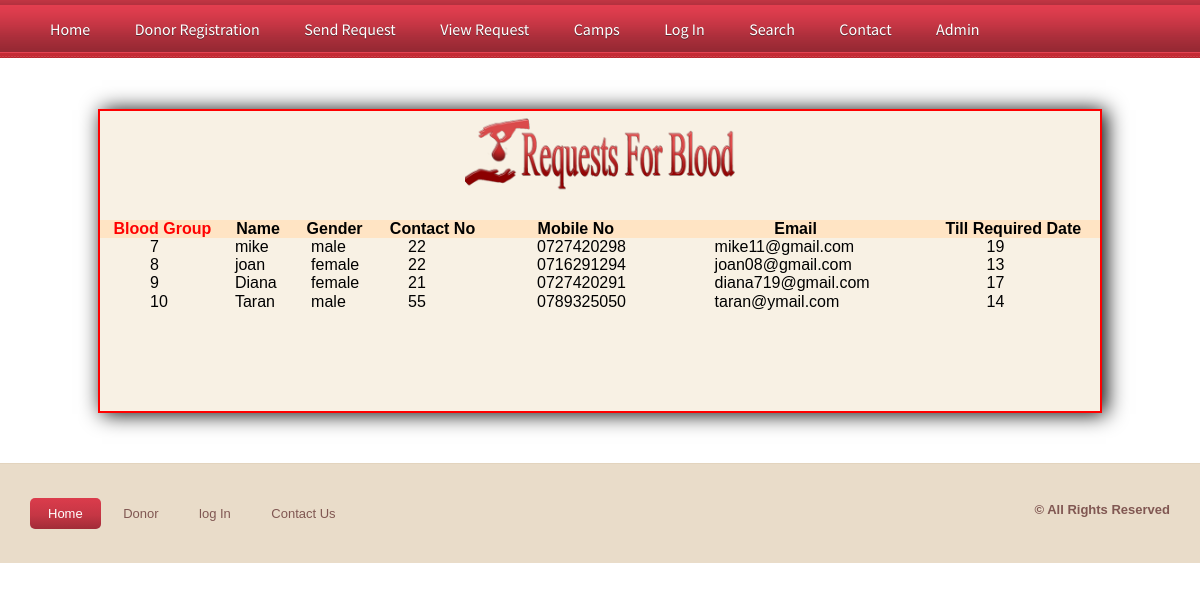
Screenshot of /viewrequest.php with the database file from the repository.
### tables this page shows
CREATE TABLE IF NOT EXISTS `requestes` (
  `req_id` int(100) NOT NULL AUTO_INCREMENT,
  `name` varchar(100) NOT NULL,
  `gender` varchar(100) NOT NULL,
  `age` varchar(100) NOT NULL,
  `mobile` varchar(100) NOT NULL,
  `email` varchar(100) NOT NULL,
  `bgroup` int(100) NOT NULL,
  `reqdate` datetime NOT NULL,
  `detail` varchar(500) NOT NULL,
  PRIMARY KEY (`req_id`)
);

### viewrequest.php (the view, shortened to what this page needs)
<!DOCTYPE html PUBLIC "-//W3C//DTD XHTML 1.0 Transitional//EN" "http://www.w3.org/TR/xhtml1/DTD/xhtml1-transitional.dtd">
<html xmlns="http://www.w3.org/1999/xhtml">
<head>
<link href="css/lightbox.css" rel="stylesheet" />
    <link href="StyleSheet.css" rel="stylesheet" type="text/css" />
<link href="css/style.css" rel="stylesheet" type="text/css" media="all" />
<link href="css/flexslider.css" rel="stylesheet" type="text/css" media="all" />
</head>
<body>
<?php include('admin/function.php'); ?>
<div class="nav_bg">
<div class="wrap">
		<?php require('header.php');?>
	</div>
<div style="height:300px; width:1000px; margin:auto; margin-top:50px; margin-bottom:50px; background-color:#f8f1e4; border:2px solid red; box-shadow:4px 1px 20px black;">
     <form method="post" enctype="multipart/form-data">
 <table cellpadding="20" cellspacing="20" width="1000px" height="200px"  style="margin:auto" >
   <tr><td colspan="7" align="center"><img src="Images/brequest.png" height="90px" /></td></tr>
   <tr><td>&nbsp;</td><td>&nbsp;</td></tr>
 <tr style="background-color:bisque" align="center" class="bold">
             <td class="bold" style="color:red"  >Blood Group</td><td align="center">Name</td><td align="center">Gender</td><td align="center">Contact No</td><td align="center">Mobile No</td><td align="center">Email</td>
            <td align="center">Till Required Date</td>
        </tr>
<?php
$cn=mysqli_connect("localhost","root","","bloodbank");
$s="select * from requestes";
	$result=mysqli_query($cn,$s);
	while($data=mysqli_fetch_array($result))
	{
				echo"<tr><td  style=' padding-left:50px'>$data[0]</td><td  style=' padding-left:10px'>$data[1]</td><td  style=' padding-left:20px'>$data[2]</td><td  style=' padding-left:30px'>$data[3]</td><td  style=' padding-left:50px'>$data[4]</td><td  style=' padding-left:50px'>$data[5]</td><td  style=' padding-left:60px'>$data[6]</td></tr>";
			}
			?>
</table>
</form>
        </div>
<div class="ftr-bg">
<div class="wrap">
<div class="footer">
	<div class="f_nav">
		<ul>
			<li class="active"><a href="index.php">Home</a></li>
			<li><a href="donar.php">Donor</a></li>
            <li><a href="login.php">log In</a></li>
            <li><a href="contact.php">Contact Us</a></li>
            </ul>
	</div>
		<div class="copy">
			<p class="title">© All Rights Reserved </p>
		</div>
</div>
</div>
</div>
</body>
</html>

### Admin/function.php (shortened to what this page needs)
<!DOCTYPE html PUBLIC "-//W3C//DTD XHTML 1.0 Transitional//EN" "http://www.w3.org/TR/xhtml1/DTD/xhtml1-transitional.dtd">
<html xmlns="http://www.w3.org/1999/xhtml">
<head>
</head>
<body>
</body>
</html>

### header.php
<ul class="nav">
			<li class=><a href="index.php">Home</a></li>
			<li><a href="registration.php">Donor Registration</a></li>
			<li><a href="requests.php">send Request</a></li>
            <li><a href="viewrequest.php">View Request</a></li>
            <li><a href="camps.php">Camps</a></li>
            <li><a href="login.php">log In</a></li>
            <li><a href="search.php">Search</a></li>
            <li><a href="contact.php">Contact </a></li>
            <li><a href="admin/index.php">admin </a></li>
            </ul>

### css/lightbox.css (style rules this page uses)
body:after { content: url(../img/close.png) url(../img/loading.gif) url(../img/prev.png) url(../img/next.png); display: none; }

### StyleSheet.css (style rules this page uses)
.title { font-weight:bold; color:#805752; font-size: 16px; text-align: left; padding-left: 20px; }
.bold { font-weight:bold; }

### css/style.css (style rules this page uses)
html,body,div,span,applet,object,iframe,h1,h2,h3,h4,h5,h6,p,blockquote,pre,a,abbr,acronym,address,big,cite,code,del,dfn,em,img,ins,kbd,q,s,samp,small,strike,strong,sub,sup,tt,var,b,u,i,dl,dt,dd,ol,nav ul,nav li,fieldset,form,label,legend,table,caption,tbody,tfoot,thead,tr,th,td,article,aside,canvas,details,embed,figure,figcaption,footer,header,hgroup,menu,nav,output,ruby,section,summary,time,mark,audio,video { margin:0;padding:0;border:0;font-size:100%;font:inherit;vertical-align:baseline; }
ol,ul { list-style:none;margin:0;padding:0; }
table { border-collapse:collapse;border-spacing:0; }
a { text-decoration:none; }
img { max-width:100%; }
body { font-family: Arial, Geneva,Helvetica, sans-serif; font-size: 100%; }
.wrap { margin:0 auto; width:80%; }
.nav_bg { background: url('../images/nav_bg.png') center 0 repeat-x #CF797E; height:58px; }
.nav li { display:inline-block; }
.nav li a { font-family: 'Source Sans Pro', sans-serif; line-height:1.8em; display:block; text-decoration:none; font-weight:normal; color:#ffffff; padding:15px 20px; font-size: 1em; text-transform: capitalize; text-shadow: 0 1px 0 #5C2830; letter-spacing:0px; }
.ftr-bg { background: #E9DCC9; border-top: 1px solid rgba(214, 195, 167, 0.34); }
.footer { padding:3% 0; }
.f_nav { float:left; }
.f_nav li { display: inline-block; }
.f_nav li.active a { color:#ffffff; background: rgb(219,60,76); background: -moz-linear-gradient(top, rgba(219,60,76,1) 0%, rgba(197,54,68,1) 56%, rgba(162,44,56,1) 99%); background: -webkit-gradient(linear, left top, left bottom, color-stop(0%,rgba(219,60,76,1)), color-stop(56%,rgba(197,54,68,1)), color-stop(99%,rgba(162,44,56,1))); background: -webkit-linear-gradient(top, rgba(219,60,76,1) 0%,rgba(197,54,68,1) 56%,rgba(162,44,56,1) 99%); background: -o-linear-gradient(top, rgba(219,60,76,1) 0%,rgba(197,54,68,1) 56%,rgba(162,44,56,1) 99%); background: -ms-linear-gradient(top, rgba(219,60,76,1) 0%,rgba(197,54,68,1) 56%,rgba(162,44,56,1) 99%); background: linear-gradient(to bottom, rgba(219,60,76,1) 0%,rgba(197,54,68,1) 56%,rgba(162,44,56,1) 99%); filter: progid:DXImageTransform.Microsoft.gradient( startColorstr='#db3c4c', endColorstr='#a22c38',GradientType=0 ); }
.f_nav li a { border-radius: 5px; -webkit-border-radius: 5px; -moz-border-radius: 5px; -o-border-radius: 5px; display:block; padding: 8px 18px; color: #805752; font-size: 0.8125em; }
.copy { float: right; }
.copy p { color: #805752; font-size: 0.8125em; line-height: 1.8em; }
@media only screen and (max-width: 1280px) { .wrap { width:95%; } }

### rows the page displays
requestes: req_id "7", name "mike", gender "male", age "22", mobile "0727420298", email "mike11@gmail.com", bgroup "19"
requestes: req_id "8", name "joan", gender "female", age "22", mobile "0716291294", email "joan08@gmail.com", bgroup "13"
requestes: req_id "9", name "Diana", gender "female", age "21", mobile "0727420291", email "diana719@gmail.com", bgroup "17"
requestes: req_id "10", name "Taran", gender "male", age "55", mobile "0789325050", email "taran@ymail.com", bgroup "14"
